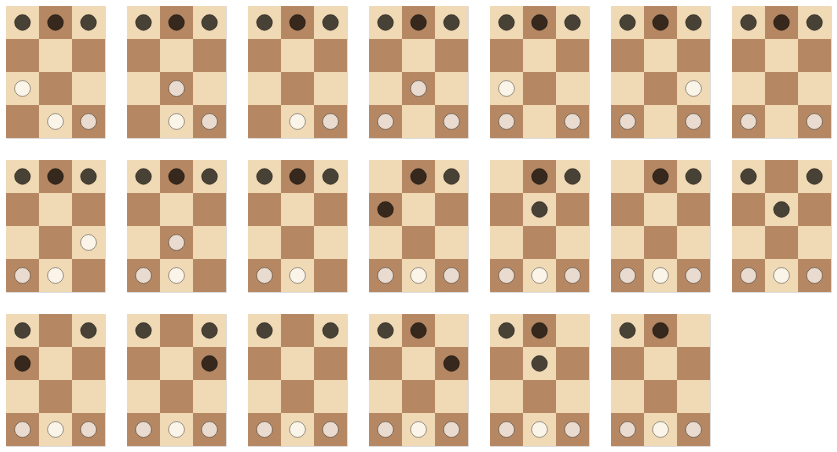

Write notebook code for a chart like this one.
### Code cell
def multiple_positions_chart(poses: list[Position], *, width: int | None = None) -> alt.VConcatChart:
    pos_charts = [position_chart(p) for p in poses]
    if width is None:
        width = int(np.sqrt(len(pos_charts)))
    return alt.vconcat(
        *(
            alt.hconcat(*pos_charts[n : (n + width)])
            for n in range(0, len(pos_charts), width)
        )
    )

multiple_positions_chart([p for _, _, p in accessible_positions(init_position())], width=7)

### Figure 1 — Vega-Lite specification as saved in the notebook (floating-point values rounded to 4 significant figures)
{"config": {"view": {"continuousWidth": 300, "continuousHeight": 300}}, "vconcat": [{"hconcat": [{"layer": [{"data": {"name": "data-1766deb9b2b9a75e9a8ab868dcb74a1d"}, "mark": {"type": "rect"}, "encoding": {"color": {"field": "square", "legend": null, "scale": {"domain": ["light", "dark"], "range": ["#f0d9b5", "#b58863"]}, "type": "nominal"}, "x": {"axis": null, "field": "file", "scale": {"domain": [1, 2, 3]}, "type": "ordinal"}, "y": {"axis": null, "field": "rank", "scale": {"domain": [1, 2, 3, 4]}, "type": "ordinal"}}}, {"data": {"name": "data-be057e10e12b335664af4ee677cd01fa"}, "mark": {"type": "circle", "size": 250, "stroke": "black", "strokeWidth": 0.5}, "encoding": {"color": {"field": "colour", "legend": null, "scale": {"domain": ["White", "Black"], "range": ["white", "black"]}, "type": "nominal"}, "x": {"field": "file", "scale": {"domain": [1, 2, 3]}, "type": "ordinal"}, "y": {"field": "rank", "scale": {"domain": [1, 2, 3, 4], "reverse": true}, "type": "ordinal"}}}], "height": 132, "resolve": {"scale": {"color": "independent"}}, "width": 99}, {"layer": [{"data": {"name": "data-1766deb9b2b9a75e9a8ab868dcb74a1d"}, "mark": {"type": "rect"}, "encoding": {"color": {"field": "square", "legend": null, "scale": {"domain": ["light", "dark"], "range": ["#f0d9b5", "#b58863"]}, "type": "nominal"}, "x": {"axis": null, "field": "file", "scale": {"domain": [1, 2, 3]}, "type": "ordinal"}, "y": {"axis": null, "field": "rank", "scale": {"domain": [1, 2, 3, 4]}, "type": "ordinal"}}}, {"data": {"name": "data-3d8d8e0299a2187dc3173e3cd9c5a794"}, "mark": {"type": "circle", "size": 250, "stroke": "black", "strokeWidth": 0.5}, "encoding": {"color": {"field": "colour", "legend": null, "scale": {"domain": ["White", "Black"], "range": ["white", "black"]}, "type": "nominal"}, "x": {"field": "file", "scale": {"domain": [1, 2, 3]}, "type": "ordinal"}, "y": {"field": "rank", "scale": {"domain": [1, 2, 3, 4], "reverse": true}, "type": "ordinal"}}}], "height": 132, "resolve": {"scale": {"color": "independent"}}, "width": 99}, {"layer": [{"data": {"name": "data-1766deb9b2b9a75e9a8ab868dcb74a1d"}, "mark": {"type": "rect"}, "encoding": {"color": {"field": "square", "legend": null, "scale": {"domain": ["light", "dark"], "range": ["#f0d9b5", "#b58863"]}, "type": "nominal"}, "x": {"axis": null, "field": "file", "scale": {"domain": [1, 2, 3]}, "type": "ordinal"}, "y": {"axis": null, "field": "rank", "scale": {"domain": [1, 2, 3, 4]}, "type": "ordinal"}}}, {"data": {"name": "data-a7e0de4032ae3b372f3370aca27daf7a"}, "mark": {"type": "circle", "size": 250, "stroke": "black", "strokeWidth": 0.5}, "encoding": {"color": {"field": "colour", "legend": null, "scale": {"domain": ["White", "Black"], "range": ["white", "black"]}, "type": "nominal"}, "x": {"field": "file", "scale": {"domain": [1, 2, 3]}, "type": "ordinal"}, "y": {"field": "rank", "scale": {"domain": [1, 2, 3, 4], "reverse": true}, "type": "ordinal"}}}], "height": 132, "resolve": {"scale": {"color": "independent"}}, "width": 99}, {"layer": [{"data": {"name": "data-1766deb9b2b9a75e9a8ab868dcb74a1d"}, "mark": {"type": "rect"}, "encoding": {"color": {"field": "square", "legend": null, "scale": {"domain": ["light", "dark"], "range": ["#f0d9b5", "#b58863"]}, "type": "nominal"}, "x": {"axis": null, "field": "file", "scale": {"domain": [1, 2, 3]}, "type": "ordinal"}, "y": {"axis": null, "field": "rank", "scale": {"domain": [1, 2, 3, 4]}, "type": "ordinal"}}}, {"data": {"name": "data-dbf0b0727191c334a290c934b842e504"}, "mark": {"type": "circle", "size": 250, "stroke": "black", "strokeWidth": 0.5}, "encoding": {"color": {"field": "colour", "legend": null, "scale": {"domain": ["White", "Black"], "range": ["white", "black"]}, "type": "nominal"}, "x": {"field": "file", "scale": {"domain": [1, 2, 3]}, "type": "ordinal"}, "y": {"field": "rank", "scale": {"domain": [1, 2, 3, 4], "reverse": true}, "type": "ordinal"}}}], "height": 132, "resolve": {"scale": {"color": "independent"}}, "width": 99}, {"layer": [{"data": {"name": "data-1766deb9b2b9a75e9a8ab868dcb74a1d"}, "mark": {"type": "rect"}, "encoding": {"color": {"field": "square", "legend": null, "scale": {"domain": ["light", "dark"], "range": ["#f0d9b5", "#b58863"]}, "type": "nominal"}, "x": {"axis": null, "field": "file", "scale": {"domain": [1, 2, 3]}, "type": "ordinal"}, "y": {"axis": null, "field": "rank", "scale": {"domain": [1, 2, 3, 4]}, "type": "ordinal"}}}, {"data": {"name": "data-4296060969bacbfbfba64227ab5feea2"}, "mark": {"type": "circle", "size": 250, "stroke": "black", "strokeWidth": 0.5}, "encoding": {"color": {"field": "colour", "legend": null, "scale": {"domain": ["White", "Black"], "range": ["white", "black"]}, "type": "nominal"}, "x": {"field": "file", "scale": {"domain": [1, 2, 3]}, "type": "ordinal"}, "y": {"field": "rank", "scale": {"domain": [1, 2, 3, 4], "reverse": true}, "type": "ordinal"}}}], "height": 132, "resolve": {"scale": {"color": "independent"}}, "width": 99}, {"layer": [{"data": {"name": "data-1766deb9b2b9a75e9a8ab868dcb74a1d"}, "mark": {"type": "rect"}, "encoding": {"color": {"field": "square", "legend": null, "scale": {"domain": ["light", "dark"], "range": ["#f0d9b5", "#b58863"]}, "type": "nominal"}, "x": {"axis": null, "field": "file", "scale": {"domain": [1, 2, 3]}, "type": "ordinal"}, "y": {"axis": null, "field": "rank", "scale": {"domain": [1, 2, 3, 4]}, "type": "ordinal"}}}, {"data": {"name": "data-25e250dfb9b55622a815a25de3aec11e"}, "mark": {"type": "circle", "size": 250, "stroke": "black", "strokeWidth": 0.5}, "encoding": {"color": {"field": "colour", "legend": null, "scale": {"domain": ["White", "Black"], "range": ["white", "black"]}, "type": "nominal"}, "x": {"field": "file", "scale": {"domain": [1, 2, 3]}, "type": "ordinal"}, "y": {"field": "rank", "scale": {"domain": [1, 2, 3, 4], "reverse": true}, "type": "ordinal"}}}], "height": 132, "resolve": {"scale": {"color": "independent"}}, "width": 99}, {"layer": [{"data": {"name": "data-1766deb9b2b9a75e9a8ab868dcb74a1d"}, "mark": {"type": "rect"}, "encoding": {"color": {"field": "square", "legend": null, "scale": {"domain": ["light", "dark"], "range": ["#f0d9b5", "#b58863"]}, "type": "nominal"}, "x": {"axis": null, "field": "file", "scale": {"domain": [1, 2, 3]}, "type": "ordinal"}, "y": {"axis": null, "field": "rank", "scale": {"domain": [1, 2, 3, 4]}, "type": "ordinal"}}}, {"data": {"name": "data-1be9298f466c1e6b07e592ac289412ce"}, "mark": {"type": "circle", "size": 250, "stroke": "black", "strokeWidth": 0.5}, "encoding": {"color": {"field": "colour", "legend": null, "scale": {"domain": ["White", "Black"], "range": ["white", "black"]}, "type": "nominal"}, "x": {"field": "file", "scale": {"domain": [1, 2, 3]}, "type": "ordinal"}, "y": {"field": "rank", "scale": {"domain": [1, 2, 3, 4], "reverse": true}, "type": "ordinal"}}}], "height": 132, "resolve": {"scale": {"color": "independent"}}, "width": 99}]}, {"hconcat": [{"layer": [{"data": {"name": "data-1766deb9b2b9a75e9a8ab868dcb74a1d"}, "mark": {"type": "rect"}, "encoding": {"color": {"field": "square", "legend": null, "scale": {"domain": ["light", "dark"], "range": ["#f0d9b5", "#b58863"]}, "type": "nominal"}, "x": {"axis": null, "field": "file", "scale": {"domain": [1, 2, 3]}, "type": "ordinal"}, "y": {"axis": null, "field": "rank", "scale": {"domain": [1, 2, 3, 4]}, "type": "ordinal"}}}, {"data": {"name": "data-53c3c2e91396c8a0a8c45acb0ebba447"}, "mark": {"type": "circle", "size": 250, "stroke": "black", "strokeWidth": 0.5}, "encoding": {"color": {"field": "colour", "legend": null, "scale": {"domain": ["White", "Black"], "range": ["white", "black"]}, "type": "nominal"}, "x": {"field": "file", "scale": {"domain": [1, 2, 3]}, "type": "ordinal"}, "y": {"field": "rank", "scale": {"domain": [1, 2, 3, 4], "reverse": true}, "type": "ordinal"}}}], "height": 132, "resolve": {"scale": {"color": "independent"}}, "width": 99}, {"layer": [{"data": {"name": "data-1766deb9b2b9a75e9a8ab868dcb74a1d"}, "mark": {"type": "rect"}, "encoding": {"color": {"field": "square", "legend": null, "scale": {"domain": ["light", "dark"], "range": ["#f0d9b5", "#b58863"]}, "type": "nominal"}, "x": {"axis": null, "field": "file", "scale": {"domain": [1, 2, 3]}, "type": "ordinal"}, "y": {"axis": null, "field": "rank", "scale": {"domain": [1, 2, 3, 4]}, "type": "ordinal"}}}, {"data": {"name": "data-383ded78dc601cdf901e55d5f36686cc"}, "mark": {"type": "circle", "size": 250, "stroke": "black", "strokeWidth": 0.5}, "encoding": {"color": {"field": "colour", "legend": null, "scale": {"domain": ["White", "Black"], "range": ["white", "black"]}, "type": "nominal"}, "x": {"field": "file", "scale": {"domain": [1, 2, 3]}, "type": "ordinal"}, "y": {"field": "rank", "scale": {"domain": [1, 2, 3, 4], "reverse": true}, "type": "ordinal"}}}], "height": 132, "resolve": {"scale": {"color": "independent"}}, "width": 99}, {"layer": [{"data": {"name": "data-1766deb9b2b9a75e9a8ab868dcb74a1d"}, "mark": {"type": "rect"}, "encoding": {"color": {"field": "square", "legend": null, "scale": {"domain": ["light", "dark"], "range": ["#f0d9b5", "#b58863"]}, "type": "nominal"}, "x": {"axis": null, "field": "file", "scale": {"domain": [1, 2, 3]}, "type": "ordinal"}, "y": {"axis": null, "field": "rank", "scale": {"domain": [1, 2, 3, 4]}, "type": "ordinal"}}}, {"data": {"name": "data-f13a95bbcc5aee62d392316a6e288809"}, "mark": {"type": "circle", "size": 250, "stroke": "black", "strokeWidth": 0.5}, "encoding": {"color": {"field": "colour", "legend": null, "scale": {"domain": ["White", "Black"], "range": ["white", "black"]}, "type": "nominal"}, "x": {"field": "file", "scale": {"domain": [1, 2, 3]}, "type": "ordinal"}, "y": {"field": "rank", "scale": {"domain": [1, 2, 3, 4], "reverse": true}, "type": "ordinal"}}}], "height": 132, "resolve": {"scale": {"color": "independent"}}, "width": 99}, {"layer": [{"data": {"name": "data-1766deb9b2b9a75e9a8ab868dcb74a1d"}, "mark": {"type": "rect"}, "encoding": {"color": {"field": "square", "legend": null, "scale": {"domain": ["light", "dark"], "range": ["#f0d9b5", "#b58863"]}, "type": "nominal"}, "x": {"axis": null, "field": "file", "scale": {"domain": [1, 2, 3]}, "type": "ordinal"}, "y": {"axis": null, "field": "rank", "scale": {"domain": [1, 2, 3, 4]}, "type": "ordinal"}}}, {"data": {"name": "data-bd90d8d0484dbf54c0686de8e6b8a3e9"}, "mark": {"type": "circle", "size": 250, "stroke": "black", "strokeWidth": 0.5}, "encoding": {"color": {"field": "colour", "legend": null, "scale": {"domain": ["White", "Black"], "range": ["white", "black"]}, "type": "nominal"}, "x": {"field": "file", "scale": {"domain": [1, 2, 3]}, "type": "ordinal"}, "y": {"field": "rank", "scale": {"domain": [1, 2, 3, 4], "reverse": true}, "type": "ordinal"}}}], "height": 132, "resolve": {"scale": {"color": "independent"}}, "width": 99}, {"layer": [{"data": {"name": "data-1766deb9b2b9a75e9a8ab868dcb74a1d"}, "mark": {"type": "rect"}, "encoding": {"color": {"field": "square", "legend": null, "scale": {"domain": ["light", "dark"], "range": ["#f0d9b5", "#b58863"]}, "type": "nominal"}, "x": {"axis": null, "field": "file", "scale": {"domain": [1, 2, 3]}, "type": "ordinal"}, "y": {"axis": null, "field": "rank", "scale": {"domain": [1, 2, 3, 4]}, "type": "ordinal"}}}, {"data": {"name": "data-8c86e6f5488f6845f47b41b8342e7642"}, "mark": {"type": "circle", "size": 250, "stroke": "black", "strokeWidth": 0.5}, "encoding": {"color": {"field": "colour", "legend": null, "scale": {"domain": ["White", "Black"], "range": ["white", "black"]}, "type": "nominal"}, "x": {"field": "file", "scale": {"domain": [1, 2, 3]}, "type": "ordinal"}, "y": {"field": "rank", "scale": {"domain": [1, 2, 3, 4], "reverse": true}, "type": "ordinal"}}}], "height": 132, "resolve": {"scale": {"color": "independent"}}, "width": 99}, {"layer": [{"data": {"name": "data-1766deb9b2b9a75e9a8ab868dcb74a1d"}, "mark": {"type": "rect"}, "encoding": {"color": {"field": "square", "legend": null, "scale": {"domain": ["light", "dark"], "range": ["#f0d9b5", "#b58863"]}, "type": "nominal"}, "x": {"axis": null, "field": "file", "scale": {"domain": [1, 2, 3]}, "type": "ordinal"}, "y": {"axis": null, "field": "rank", "scale": {"domain": [1, 2, 3, 4]}, "type": "ordinal"}}}, {"data": {"name": "data-cffb13d6a9079382d01ab98eb513ac26"}, "mark": {"type": "circle", "size": 250, "stroke": "black", "strokeWidth": 0.5}, "encoding": {"color": {"field": "colour", "legend": null, "scale": {"domain": ["White", "Black"], "range": ["white", "black"]}, "type": "nominal"}, "x": {"field": "file", "scale": {"domain": [1, 2, 3]}, "type": "ordinal"}, "y": {"field": "rank", "scale": {"domain": [1, 2, 3, 4], "reverse": true}, "type": "ordinal"}}}], "height": 132, "resolve": {"scale": {"color": "independent"}}, "width": 99}, {"layer": [{"data": {"name": "data-1766deb9b2b9a75e9a8ab868dcb74a1d"}, "mark": {"type": "rect"}, "encoding": {"color": {"field": "square", "legend": null, "scale": {"domain": ["light", "dark"], "range": ["#f0d9b5", "#b58863"]}, "type": "nominal"}, "x": {"axis": null, "field": "file", "scale": {"domain": [1, 2, 3]}, "type": "ordinal"}, "y": {"axis": null, "field": "rank", "scale": {"domain": [1, 2, 3, 4]}, "type": "ordinal"}}}, {"data": {"name": "data-e9862811b2365c120e19a170e0f2f258"}, "mark": {"type": "circle", "size": 250, "stroke": "black", "strokeWidth": 0.5}, "encoding": {"color": {"field": "colour", "legend": null, "scale": {"domain": ["White", "Black"], "range": ["white", "black"]}, "type": "nominal"}, "x": {"field": "file", "scale": {"domain": [1, 2, 3]}, "type": "ordinal"}, "y": {"field": "rank", "scale": {"domain": [1, 2, 3, 4], "reverse": true}, "type": "ordinal"}}}], "height": 132, "resolve": {"scale": {"color": "independent"}}, "width": 99}]}, {"hconcat": [{"layer": [{"data": {"name": "data-1766deb9b2b9a75e9a8ab868dcb74a1d"}, "mark": {"type": "rect"}, "encoding": {"color": {"field": "square", "legend": null, "scale": {"domain": ["light", "dark"], "range": ["#f0d9b5", "#b58863"]}, "type": "nominal"}, "x": {"axis": null, "field": "file", "scale": {"domain": [1, 2, 3]}, "type": "ordinal"}, "y": {"axis": null, "field": "rank", "scale": {"domain": [1, 2, 3, 4]}, "type": "ordinal"}}}, {"data": {"name": "data-dc4e3ecadc1d3e6f054f423e957c9115"}, "mark": {"type": "circle", "size": 250, "stroke": "black", "strokeWidth": 0.5}, "encoding": {"color": {"field": "colour", "legend": null, "scale": {"domain": ["White", "Black"], "range": ["white", "black"]}, "type": "nominal"}, "x": {"field": "file", "scale": {"domain": [1, 2, 3]}, "type": "ordinal"}, "y": {"field": "rank", "scale": {"domain": [1, 2, 3, 4], "reverse": true}, "type": "ordinal"}}}], "height": 132, "resolve": {"scale": {"color": "independent"}}, "width": 99}, {"layer": [{"data": {"name": "data-1766deb9b2b9a75e9a8ab868dcb74a1d"}, "mark": {"type": "rect"}, "encoding": {"color": {"field": "square", "legend": null, "scale": {"domain": ["light", "dark"], "range": ["#f0d9b5", "#b58863"]}, "type": "nominal"}, "x": {"axis": null, "field": "file", "scale": {"domain": [1, 2, 3]}, "type": "ordinal"}, "y": {"axis": null, "field": "rank", "scale": {"domain": [1, 2, 3, 4]}, "type": "ordinal"}}}, {"data": {"name": "data-40e51b5cbee65df4a081d48e1d16c698"}, "mark": {"type": "circle", "size": 250, "stroke": "black", "strokeWidth": 0.5}, "encoding": {"color": {"field": "colour", "legend": null, "scale": {"domain": ["White", "Black"], "range": ["white", "black"]}, "type": "nominal"}, "x": {"field": "file", "scale": {"domain": [1, 2, 3]}, "type": "ordinal"}, "y": {"field": "rank", "scale": {"domain": [1, 2, 3, 4], "reverse": true}, "type": "ordinal"}}}], "height": 132, "resolve": {"scale": {"color": "independent"}}, "width": 99}, {"layer": [{"data": {"name": "data-1766deb9b2b9a75e9a8ab868dcb74a1d"}, "mark": {"type": "rect"}, "encoding": {"color": {"field": "square", "legend": null, "scale": {"domain": ["light", "dark"], "range": ["#f0d9b5", "#b58863"]}, "type": "nominal"}, "x": {"axis": null, "field": "file", "scale": {"domain": [1, 2, 3]}, "type": "ordinal"}, "y": {"axis": null, "field": "rank", "scale": {"domain": [1, 2, 3, 4]}, "type": "ordinal"}}}, {"data": {"name": "data-6ad5e889436d4f482edf8077a4a11012"}, "mark": {"type": "circle", "size": 250, "stroke": "black", "strokeWidth": 0.5}, "encoding": {"color": {"field": "colour", "legend": null, "scale": {"domain": ["White", "Black"], "range": ["white", "black"]}, "type": "nominal"}, "x": {"field": "file", "scale": {"domain": [1, 2, 3]}, "type": "ordinal"}, "y": {"field": "rank", "scale": {"domain": [1, 2, 3, 4], "reverse": true}, "type": "ordinal"}}}], "height": 132, "resolve": {"scale": {"color": "independent"}}, "width": 99}, {"layer": [{"data": {"name": "data-1766deb9b2b9a75e9a8ab868dcb74a1d"}, "mark": {"type": "rect"}, "encoding": {"color": {"field": "square", "legend": null, "scale": {"domain": ["light", "dark"], "range": ["#f0d9b5", "#b58863"]}, "type": "nominal"}, "x": {"axis": null, "field": "file", "scale": {"domain": [1, 2, 3]}, "type": "ordinal"}, "y": {"axis": null, "field": "rank", "scale": {"domain": [1, 2, 3, 4]}, "type": "ordinal"}}}, {"data": {"name": "data-a63d73a504612266d78ad36677aa4111"}, "mark": {"type": "circle", "size": 250, "stroke": "black", "strokeWidth": 0.5}, "encoding": {"color": {"field": "colour", "legend": null, "scale": {"domain": ["White", "Black"], "range": ["white", "black"]}, "type": "nominal"}, "x": {"field": "file", "scale": {"domain": [1, 2, 3]}, "type": "ordinal"}, "y": {"field": "rank", "scale": {"domain": [1, 2, 3, 4], "reverse": true}, "type": "ordinal"}}}], "height": 132, "resolve": {"scale": {"color": "independent"}}, "width": 99}, {"layer": [{"data": {"name": "data-1766deb9b2b9a75e9a8ab868dcb74a1d"}, "mark": {"type": "rect"}, "encoding": {"color": {"field": "square", "legend": null, "scale": {"domain": ["light", "dark"], "range": ["#f0d9b5", "#b58863"]}, "type": "nominal"}, "x": {"axis": null, "field": "file", "scale": {"domain": [1, 2, 3]}, "type": "ordinal"}, "y": {"axis": null, "field": "rank", "scale": {"domain": [1, 2, 3, 4]}, "type": "ordinal"}}}, {"data": {"name": "data-db2b45e3ec711d5c8ce75453e16c1d3d"}, "mark": {"type": "circle", "size": 250, "stroke": "black", "strokeWidth": 0.5}, "encoding": {"color": {"field": "colour", "legend": null, "scale": {"domain": ["White", "Black"], "range": ["white", "black"]}, "type": "nominal"}, "x": {"field": "file", "scale": {"domain": [1, 2, 3]}, "type": "ordinal"}, "y": {"field": "rank", "scale": {"domain": [1, 2, 3, 4], "reverse": true}, "type": "ordinal"}}}], "height": 132, "resolve": {"scale": {"color": "independent"}}, "width": 99}, {"layer": [{"data": {"name": "data-1766deb9b2b9a75e9a8ab868dcb74a1d"}, "mark": {"type": "rect"}, "encoding": {"color": {"field": "square", "legend": null, "scale": {"domain": ["light", "dark"], "range": ["#f0d9b5", "#b58863"]}, "type": "nominal"}, "x": {"axis": null, "field": "file", "scale": {"domain": [1, 2, 3]}, "type": "ordinal"}, "y": {"axis": null, "field": "rank", "scale": {"domain": [1, 2, 3, 4]}, "type": "ordinal"}}}, {"data": {"name": "data-2cfb9781095c7f73229337b368fe936d"}, "mark": {"type": "circle", "size": 250, "stroke": "black", "strokeWidth": 0.5}, "encoding": {"color": {"field": "colour", "legend": null, "scale": {"domain": ["White", "Black"], "range": ["white", "black"]}, "type": "nominal"}, "x": {"field": "file", "scale": {"domain": [1, 2, 3]}, "type": "ordinal"}, "y": {"field": "rank", "scale": {"domain": [1, 2, 3, 4], "reverse": true}, "type": "ordinal"}}}], "height": 132, "resolve": {"scale": {"color": "independent"}}, "width": 99}]}], "$schema": "https://vega.github.io/schema/vega-lite/v6.4.1.json", "datasets": {"data-1766deb9b2b9a75e9a8ab868dcb74a1d": [{"rank": 1, "file": 1, "square": "dark"}, {"rank": 2, "file": 1, "square": "light"}, {"rank": 3, "file": 1, "square": "dark"}, {"rank": 4, "file": 1, "square": "light"}, {"rank": 1, "file": 2, "square": "light"}, {"rank": 2, "file": 2, "square": "dark"}, {"rank": 3, "file": 2, "square": "light"}, {"rank": 4, "file": 2, "square": "dark"}, {"rank": 1, "file": 3, "square": "dark"}, {"rank": 2, "file": 3, "square": "light"}, {"rank": 3, "file": 3, "square": "dark"}, {"rank": 4, "file": 3, "square": "light"}], "data-be057e10e12b335664af4ee677cd01fa": [{"rank": 2, "file": 1, "colour": "White"}, {"rank": 1, "file": 2, "colour": "White"}, {"rank": 1, "file": 3, "colour": "White"}, {"rank": 4, "file": 1, "colour": "Black"}, {"rank": 4, "file": 2, "colour": "Black"}, {"rank": 4, "file": 3, "colour": "Black"}], "data-3d8d8e0299a2187dc3173e3cd9c5a794": [{"rank": 1, "file": 2, "colour": "White"}, {"rank": 2, "file": 2, "colour": "White"}, {"rank": 1, "file": 3, "colour": "White"}, {"rank": 4, "file": 1, "colour": "Black"}, {"rank": 4, "file": 2, "colour": "Black"}, {"rank": 4, "file": 3, "colour": "Black"}], "data-a7e0de4032ae3b372f3370aca27daf7a": [{"rank": 1, "file": 2, "colour": "White"}, {"rank": 1, "file": 3, "colour": "White"}, {"rank": 4, "file": 1, "colour": "Black"}, {"rank": 4, "file": 2, "colour": "Black"}, {"rank": 4, "file": 3, "colour": "Black"}], "data-dbf0b0727191c334a290c934b842e504": [{"rank": 1, "file": 1, "colour": "White"}, {"rank": 2, "file": 2, "colour": "White"}, {"rank": 1, "file": 3, "colour": "White"}, {"rank": 4, "file": 1, "colour": "Black"}, {"rank": 4, "file": 2, "colour": "Black"}, {"rank": 4, "file": 3, "colour": "Black"}], "data-4296060969bacbfbfba64227ab5feea2": [{"rank": 1, "file": 1, "colour": "White"}, {"rank": 2, "file": 1, "colour": "White"}, {"rank": 1, "file": 3, "colour": "White"}, {"rank": 4, "file": 1, "colour": "Black"}, {"rank": 4, "file": 2, "colour": "Black"}, {"rank": 4, "file": 3, "colour": "Black"}], "data-25e250dfb9b55622a815a25de3aec11e": [{"rank": 1, "file": 1, "colour": "White"}, {"rank": 1, "file": 3, "colour": "White"}, {"rank": 2, "file": 3, "colour": "White"}, {"rank": 4, "file": 1, "colour": "Black"}, {"rank": 4, "file": 2, "colour": "Black"}, {"rank": 4, "file": 3, "colour": "Black"}], "data-1be9298f466c1e6b07e592ac289412ce": [{"rank": 1, "file": 1, "colour": "White"}, {"rank": 1, "file": 3, "colour": "White"}, {"rank": 4, "file": 1, "colour": "Black"}, {"rank": 4, "file": 2, "colour": "Black"}, {"rank": 4, "file": 3, "colour": "Black"}], "data-53c3c2e91396c8a0a8c45acb0ebba447": [{"rank": 1, "file": 1, "colour": "White"}, {"rank": 1, "file": 2, "colour": "White"}, {"rank": 2, "file": 3, "colour": "White"}, {"rank": 4, "file": 1, "colour": "Black"}, {"rank": 4, "file": 2, "colour": "Black"}, {"rank": 4, "file": 3, "colour": "Black"}], "data-383ded78dc601cdf901e55d5f36686cc": [{"rank": 1, "file": 1, "colour": "White"}, {"rank": 1, "file": 2, "colour": "White"}, {"rank": 2, "file": 2, "colour": "White"}, {"rank": 4, "file": 1, "colour": "Black"}, {"rank": 4, "file": 2, "colour": "Black"}, {"rank": 4, "file": 3, "colour": "Black"}], "data-f13a95bbcc5aee62d392316a6e288809": [{"rank": 1, "file": 1, "colour": "White"}, {"rank": 1, "file": 2, "colour": "White"}, {"rank": 4, "file": 1, "colour": "Black"}, {"rank": 4, "file": 2, "colour": "Black"}, {"rank": 4, "file": 3, "colour": "Black"}], "data-bd90d8d0484dbf54c0686de8e6b8a3e9": [{"rank": 1, "file": 1, "colour": "White"}, {"rank": 1, "file": 2, "colour": "White"}, {"rank": 1, "file": 3, "colour": "White"}, {"rank": 3, "file": 1, "colour": "Black"}, {"rank": 4, "file": 2, "colour": "Black"}, {"rank": 4, "file": 3, "colour": "Black"}], "data-8c86e6f5488f6845f47b41b8342e7642": [{"rank": 1, "file": 1, "colour": "White"}, {"rank": 1, "file": 2, "colour": "White"}, {"rank": 1, "file": 3, "colour": "White"}, {"rank": 3, "file": 2, "colour": "Black"}, {"rank": 4, "file": 2, "colour": "Black"}, {"rank": 4, "file": 3, "colour": "Black"}], "data-cffb13d6a9079382d01ab98eb513ac26": [{"rank": 1, "file": 1, "colour": "White"}, {"rank": 1, "file": 2, "colour": "White"}, {"rank": 1, "file": 3, "colour": "White"}, {"rank": 4, "file": 2, "colour": "Black"}, {"rank": 4, "file": 3, "colour": "Black"}], "data-e9862811b2365c120e19a170e0f2f258": [{"rank": 1, "file": 1, "colour": "White"}, {"rank": 1, "file": 2, "colour": "White"}, {"rank": 1, "file": 3, "colour": "White"}, {"rank": 4, "file": 1, "colour": "Black"}, {"rank": 3, "file": 2, "colour": "Black"}, {"rank": 4, "file": 3, "colour": "Black"}], "data-dc4e3ecadc1d3e6f054f423e957c9115": [{"rank": 1, "file": 1, "colour": "White"}, {"rank": 1, "file": 2, "colour": "White"}, {"rank": 1, "file": 3, "colour": "White"}, {"rank": 3, "file": 1, "colour": "Black"}, {"rank": 4, "file": 1, "colour": "Black"}, {"rank": 4, "file": 3, "colour": "Black"}], "data-40e51b5cbee65df4a081d48e1d16c698": [{"rank": 1, "file": 1, "colour": "White"}, {"rank": 1, "file": 2, "colour": "White"}, {"rank": 1, "file": 3, "colour": "White"}, {"rank": 4, "file": 1, "colour": "Black"}, {"rank": 3, "file": 3, "colour": "Black"}, {"rank": 4, "file": 3, "colour": "Black"}], "data-6ad5e889436d4f482edf8077a4a11012": [{"rank": 1, "file": 1, "colour": "White"}, {"rank": 1, "file": 2, "colour": "White"}, {"rank": 1, "file": 3, "colour": "White"}, {"rank": 4, "file": 1, "colour": "Black"}, {"rank": 4, "file": 3, "colour": "Black"}], "data-a63d73a504612266d78ad36677aa4111": [{"rank": 1, "file": 1, "colour": "White"}, {"rank": 1, "file": 2, "colour": "White"}, {"rank": 1, "file": 3, "colour": "White"}, {"rank": 4, "file": 1, "colour": "Black"}, {"rank": 4, "file": 2, "colour": "Black"}, {"rank": 3, "file": 3, "colour": "Black"}], "data-db2b45e3ec711d5c8ce75453e16c1d3d": [{"rank": 1, "file": 1, "colour": "White"}, {"rank": 1, "file": 2, "colour": "White"}, {"rank": 1, "file": 3, "colour": "White"}, {"rank": 4, "file": 1, "colour": "Black"}, {"rank": 3, "file": 2, "colour": "Black"}, {"rank": 4, "file": 2, "colour": "Black"}], "data-2cfb9781095c7f73229337b368fe936d": [{"rank": 1, "file": 1, "colour": "White"}, {"rank": 1, "file": 2, "colour": "White"}, {"rank": 1, "file": 3, "colour": "White"}, {"rank": 4, "file": 1, "colour": "Black"}, {"rank": 4, "file": 2, "colour": "Black"}]}}
